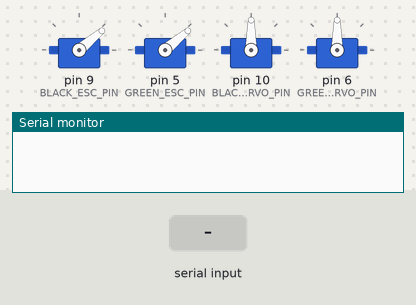
Simulated run of this sketch. Board: Arduino Uno, built with avr-gcc and run on an emulated ATmega328P. On the bench: 4 × servo, the last lines printed to the serial monitor. Inputs (shaded band) come from the test bench.

Above: at 1.4 s.
1.5 s: "0\n" received over Serial
At 2.7 s:
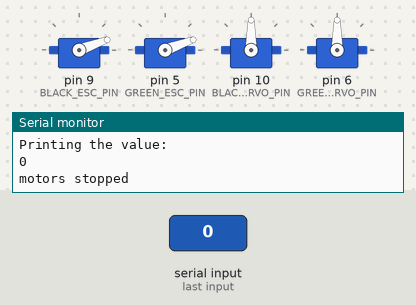
3.0 s: "1\n" received over Serial
At 4.0 s:
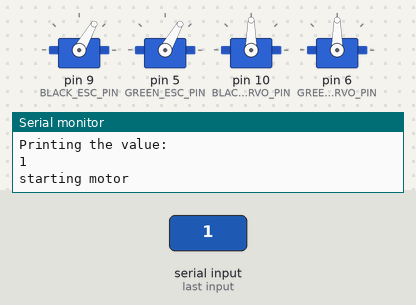
Timing chart, 0 to 6.0 s (numbered marks = the images above; inputs shaded):
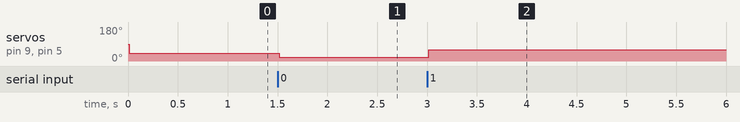

The sketch:

two_escs_two_servos.ino
```cpp
#include <Servo.h>

#define BLACK_ESC_PIN 9
#define BLACK_SERVO_PIN 10

#define GREEN_ESC_PIN 5
#define GREEN_SERVO_PIN 6

#define ESC_INIT 40
#define ESC_STOP 20
#define ESC_SPEED 60

#define SERVO_INIT 90
#define SERVO_MAX 120
#define SERVO_MIN 60

Servo blackEsc;
Servo blackServo;
Servo greenEsc;
Servo greenServo;
String incomingString;

void setup()
{
  blackEsc.attach(BLACK_ESC_PIN);
  greenEsc.attach(GREEN_ESC_PIN);
  blackServo.attach(BLACK_SERVO_PIN);
  greenServo.attach(GREEN_SERVO_PIN);

  blackServo.write(SERVO_INIT);
  greenServo.write(SERVO_INIT);
  delay(10);
  blackEsc.write(ESC_INIT);
  greenEsc.write(ESC_INIT);
  delay(100);
  Serial.begin(9600);
  delay(100);
  Serial.begin(9600);
}

void loop()
{
  // If there is incoming value
  if(Serial.available() > 0)
  {
    // read the value
    char ch = Serial.read();
    if (ch != 10){
      Serial.print("I have received: ");
      Serial.print(ch, DEC);
      Serial.print('\n');
      incomingString += ch;
    }
    else
    {
      Serial.println("I am printing the entire string");
      Serial.println(incomingString);
      int val = incomingString.toInt();
      Serial.println("Printing the value: ");
      Serial.println(val);
      if(val == 0)
      {
        blackEsc.write(ESC_STOP);
        greenEsc.write(ESC_STOP);
        Serial.println("motors stopped");
      }
      else  if(val == 1)
      {
        blackEsc.write(ESC_SPEED);
        greenEsc.write(ESC_SPEED);
        Serial.println("starting motor");
      }
      else if (val > SERVO_MIN && val < SERVO_MAX)
     {
       Serial.println("Value is between 60 and 120");
       Serial.println("Writing to Servos");
       blackServo.write(val);
       greenServo.write(val);
     }
     else
     {
       Serial.println("Value is NOT between 60 and 120");
       Serial.println("Error with the input");
     }
      incomingString = "";
    }
  }
}
```

Measured:
- after the input at 1.5 s, servo on pin 9 (BLACK_ESC_PIN), servo on pin 5 (GREEN_ESC_PIN): 40° → 20° at once
- after the input at 3.0 s, servo on pin 9 (BLACK_ESC_PIN), servo on pin 5 (GREEN_ESC_PIN): 20° → 60° at once
